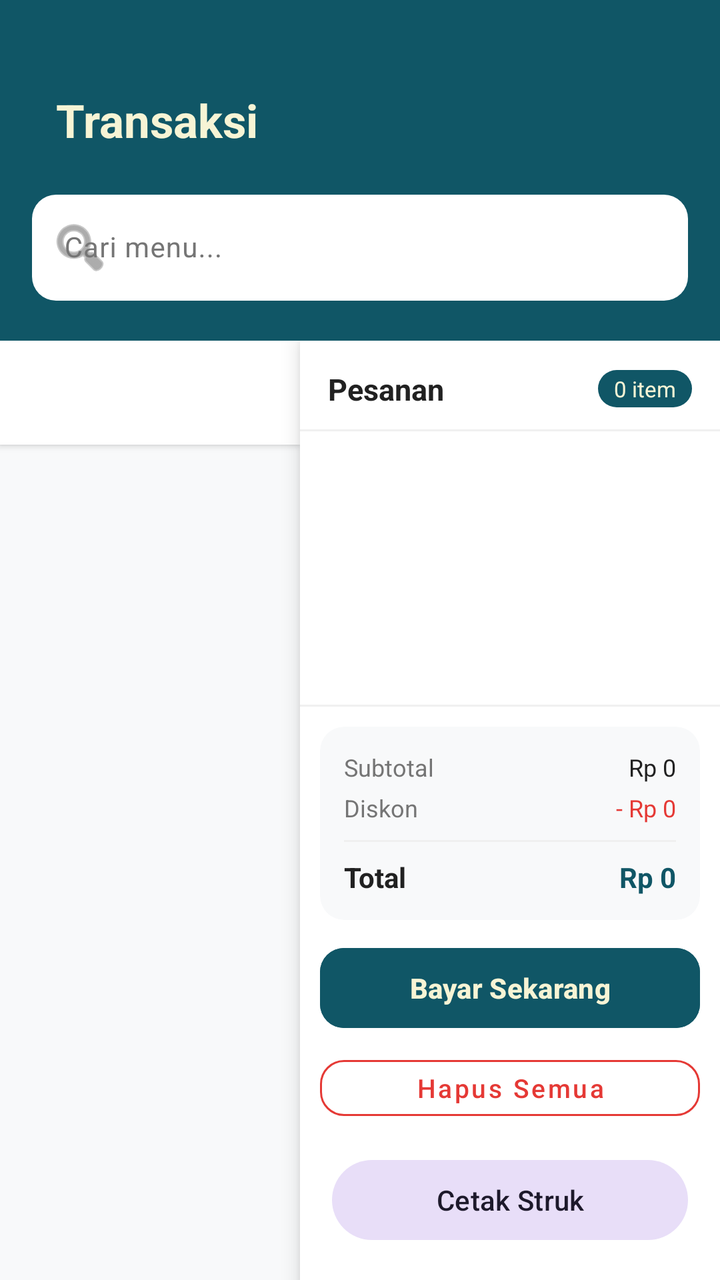
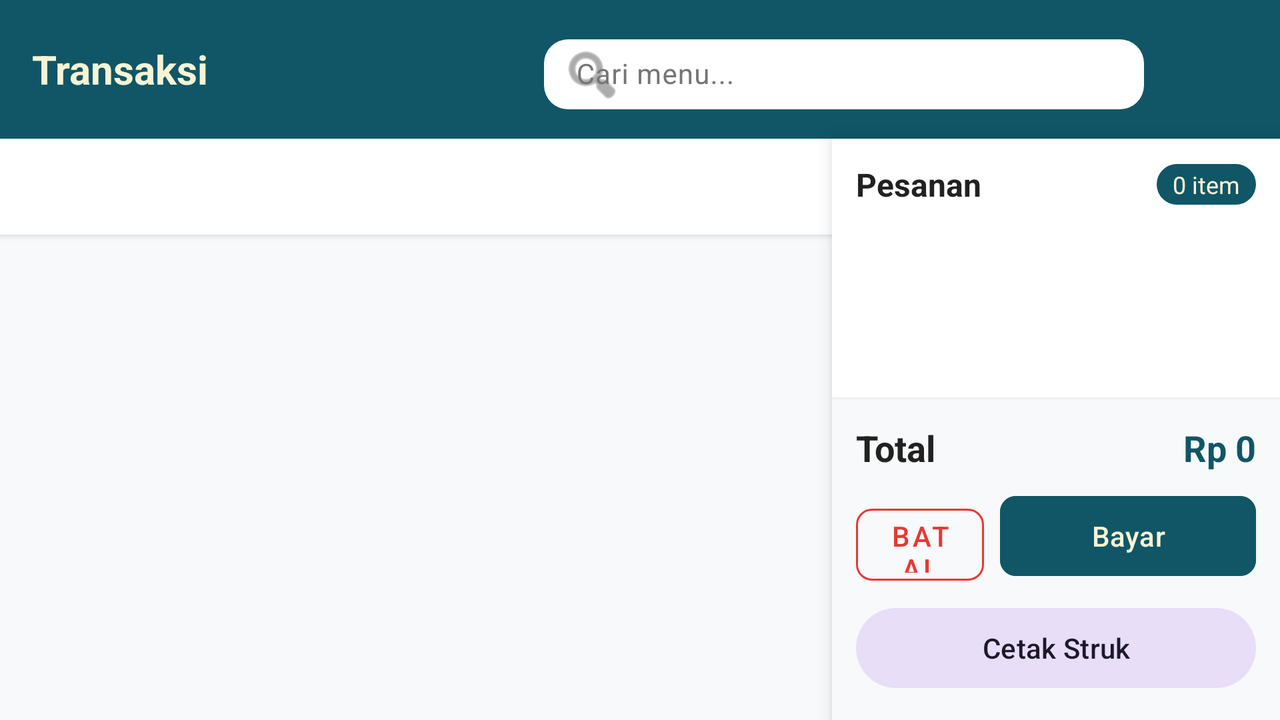

Compare how this app lays out the same screen by default and in its alternative resource folder. The renders come first, then the two layout files and the values they reference.
<!-- AndroidManifest.xml: application theme Theme.Penjualan -->
<!-- res/layout/activity_transaksi.xml -->
<?xml version="1.0" encoding="utf-8"?>
<androidx.constraintlayout.widget.ConstraintLayout
    xmlns:android="http://schemas.android.com/apk/res/android"
    xmlns:app="http://schemas.android.com/apk/res-auto"
    xmlns:tools="http://schemas.android.com/tools"
    android:layout_width="match_parent"
    android:layout_height="match_parent"
    android:background="?attr/colorSurface"
    tools:context=".TransaksiActivity">

    <LinearLayout
        android:id="@+id/layoutHeader"
        android:layout_width="match_parent"
        android:layout_height="wrap_content"
        android:orientation="vertical"
        android:paddingStart="16dp"
        android:paddingEnd="16dp"
        android:paddingTop="40dp"
        android:paddingBottom="20dp"
        android:background="@color/teal_deep"
        app:layout_constraintTop_toTopOf="parent"
        app:layout_constraintStart_toStartOf="parent"
        app:layout_constraintEnd_toEndOf="parent">

        <LinearLayout
            android:layout_width="match_parent"
            android:layout_height="40dp"
            android:gravity="center_vertical"
            android:orientation="horizontal">

            <TextView
                android:layout_width="0dp"
                android:layout_height="wrap_content"
                android:layout_weight="1"
                android:layout_marginStart="12dp"
                android:text="Transaksi"
                android:textColor="@color/cream"
                android:textSize="23sp"
                android:textStyle="bold" />

            <ImageButton
                android:id="@+id/btnRiwayat"
                android:layout_width="40dp"
                android:layout_height="40dp"
                android:background="@drawable/bg_btn_back"
                android:src="@drawable/ic_history"
                android:padding="10dp"
                android:scaleType="centerInside"
                app:tint="@color/teal_deep"
                android:contentDescription="Riwayat" />

        </LinearLayout>

        <com.google.android.material.textfield.TextInputLayout
            style="@style/Widget.Material3.TextInputLayout.OutlinedBox"
            android:layout_width="match_parent"
            android:layout_height="wrap_content"
            android:layout_marginTop="12dp"
            app:boxBackgroundColor="?attr/colorSurface"
            app:boxCornerRadiusTopStart="12dp"
            app:boxCornerRadiusTopEnd="12dp"
            app:boxCornerRadiusBottomStart="12dp"
            app:boxCornerRadiusBottomEnd="12dp"
            app:boxStrokeWidth="0dp"
            app:hintTextColor="?attr/colorOnSurfaceVariant"
            android:hint="Cari menu..."
            app:startIconDrawable="@android:drawable/ic_menu_search"
            app:startIconTint="?attr/colorOnSurfaceVariant">

            <com.google.android.material.textfield.TextInputEditText
                android:id="@+id/etSearch"
                android:layout_width="match_parent"
                android:layout_height="wrap_content"
                android:inputType="text"
                android:imeOptions="actionSearch"
                android:textColor="?attr/colorOnSurface"
                android:textSize="14sp" />

        </com.google.android.material.textfield.TextInputLayout>
    </LinearLayout>

    <LinearLayout
        android:layout_width="match_parent"
        android:layout_height="0dp"
        android:orientation="horizontal"
        app:layout_constraintTop_toBottomOf="@id/layoutHeader"
        app:layout_constraintBottom_toBottomOf="parent"
        app:layout_constraintStart_toStartOf="parent"
        app:layout_constraintEnd_toEndOf="parent">

        <LinearLayout
            android:layout_width="0dp"
            android:layout_height="match_parent"
            android:layout_weight="1"
            android:orientation="vertical">

            <HorizontalScrollView
                android:layout_width="match_parent"
                android:layout_height="52dp"
                android:scrollbars="none"
                android:background="?attr/colorSurface"
                android:elevation="2dp">

                <LinearLayout
                    android:id="@+id/layoutKategoriTab"
                    android:layout_width="wrap_content"
                    android:layout_height="match_parent"
                    android:orientation="horizontal"
                    android:paddingStart="12dp"
                    android:paddingEnd="12dp"
                    android:gravity="center_vertical" />

            </HorizontalScrollView>

            <ProgressBar
                android:id="@+id/pbLoading"
                android:layout_width="wrap_content"
                android:layout_height="wrap_content"
                android:layout_gravity="center"
                android:visibility="gone"
                android:indeterminateTint="@color/teal_deep" />

            <androidx.recyclerview.widget.RecyclerView
                android:id="@+id/rvMenu"
                android:layout_width="match_parent"
                android:layout_height="0dp"
                android:layout_weight="1"
                android:clipToPadding="false"
                android:padding="8dp"
                android:background="?attr/colorSurfaceVariant"
                tools:listitem="@layout/item_menu_transaksi" />

        </LinearLayout>

        <LinearLayout
            android:layout_width="210dp"
            android:layout_height="match_parent"
            android:orientation="vertical"
            android:background="?attr/colorSurface"
            android:elevation="6dp">

            <LinearLayout
                android:layout_width="match_parent"
                android:layout_height="wrap_content"
                android:orientation="horizontal"
                android:gravity="center_vertical"
                android:paddingStart="14dp"
                android:paddingEnd="14dp"
                android:paddingTop="14dp"
                android:paddingBottom="10dp">

                <TextView
                    android:layout_width="0dp"
                    android:layout_height="wrap_content"
                    android:layout_weight="1"
                    android:text="Pesanan"
                    android:textSize="15sp"
                    android:textStyle="bold"
                    android:textColor="?attr/colorOnSurface" />

                <TextView
                    android:id="@+id/tvJumlahItem"
                    android:layout_width="wrap_content"
                    android:layout_height="wrap_content"
                    android:text="0 item"
                    android:textSize="11sp"
                    android:textColor="@color/cream"
                    android:background="@drawable/bg_badge_item"
                    android:paddingStart="8dp"
                    android:paddingEnd="8dp"
                    android:paddingTop="2dp"
                    android:paddingBottom="2dp" />

            </LinearLayout>

            <View
                android:layout_width="match_parent"
                android:layout_height="1dp"
                android:background="@color/divider" />

            
            <androidx.recyclerview.widget.RecyclerView
                android:id="@+id/rvPesanan"
                android:layout_width="match_parent"
                android:layout_height="0dp"
                android:layout_weight="1"
                android:clipToPadding="false"
                android:padding="4dp"
                tools:listitem="@layout/item_pesanan" />

            
            <View
                android:layout_width="match_parent"
                android:layout_height="1dp"
                android:background="@color/divider" />

            
            <androidx.cardview.widget.CardView
                android:layout_width="match_parent"
                android:layout_height="wrap_content"
                android:layout_margin="10dp"
                app:cardCornerRadius="12dp"
                app:cardElevation="0dp"
                app:cardBackgroundColor="?attr/colorSurfaceVariant">

                <LinearLayout
                    android:layout_width="match_parent"
                    android:layout_height="wrap_content"
                    android:orientation="vertical"
                    android:padding="12dp">

                    
                    <LinearLayout
                        android:layout_width="match_parent"
                        android:layout_height="wrap_content"
                        android:orientation="horizontal">
                        <TextView
                            android:layout_width="0dp"
                            android:layout_height="wrap_content"
                            android:layout_weight="1"
                            android:text="Subtotal"
                            android:textSize="12sp"
                            android:textColor="?attr/colorOnSurfaceVariant" />
                        <TextView
                            android:id="@+id/tvSubtotal"
                            android:layout_width="wrap_content"
                            android:layout_height="wrap_content"
                            android:text="Rp 0"
                            android:textSize="12sp"
                            android:textColor="?attr/colorOnSurface" />
                    </LinearLayout>

                    
                    <LinearLayout
                        android:layout_width="match_parent"
                        android:layout_height="wrap_content"
                        android:orientation="horizontal"
                        android:layout_marginTop="4dp">
                        <TextView
                            android:layout_width="0dp"
                            android:layout_height="wrap_content"
                            android:layout_weight="1"
                            android:text="Diskon"
                            android:textSize="12sp"
                            android:textColor="?attr/colorOnSurfaceVariant" />
                        <TextView
                            android:id="@+id/tvDiskon"
                            android:layout_width="wrap_content"
                            android:layout_height="wrap_content"
                            android:text="- Rp 0"
                            android:textSize="12sp"
                            android:textColor="#E53935" />
                    </LinearLayout>

                    
                    <View
                        android:layout_width="match_parent"
                        android:layout_height="1dp"
                        android:background="@color/divider"
                        android:layout_marginTop="8dp"
                        android:layout_marginBottom="8dp" />

                    
                    <LinearLayout
                        android:layout_width="match_parent"
                        android:layout_height="wrap_content"
                        android:orientation="horizontal">
                        <TextView
                            android:layout_width="0dp"
                            android:layout_height="wrap_content"
                            android:layout_weight="1"
                            android:text="Total"
                            android:textSize="14sp"
                            android:textStyle="bold"
                            android:textColor="?attr/colorOnSurface" />
                        <TextView
                            android:id="@+id/tvTotal"
                            android:layout_width="wrap_content"
                            android:layout_height="wrap_content"
                            android:text="Rp 0"
                            android:textSize="14sp"
                            android:textStyle="bold"
                            android:textColor="@color/teal_deep" />
                    </LinearLayout>

                </LinearLayout>
            </androidx.cardview.widget.CardView>

            
            <com.google.android.material.button.MaterialButton
                android:id="@+id/btnBayar"
                android:layout_width="match_parent"
                android:layout_height="48dp"
                android:layout_marginStart="10dp"
                android:layout_marginEnd="10dp"
                android:layout_marginBottom="6dp"
                android:text="Bayar Sekarang"
                android:textAllCaps="false"
                android:textSize="14sp"
                android:textStyle="bold"
                android:textColor="@color/cream"
                android:backgroundTint="@color/teal_deep"
                app:cornerRadius="12dp"
                app:elevation="2dp" />

            
            <com.google.android.material.button.MaterialButton
                android:id="@+id/btnHapusSemua"
                style="@style/Widget.MaterialComponents.Button.OutlinedButton"
                android:layout_width="match_parent"
                android:layout_height="40dp"
                android:layout_marginStart="10dp"
                android:layout_marginEnd="10dp"
                android:layout_marginBottom="12dp"
                android:text="Hapus Semua"
                android:textAllCaps="false"
                android:textSize="13sp"
                android:textColor="#E53935"
                app:strokeColor="#E53935"
                app:cornerRadius="12dp" />

            <Button
                android:id="@+id/btnCetak"
                android:layout_width="match_parent"
                android:layout_height="wrap_content"
                android:layout_marginStart="16dp"
                android:layout_marginEnd="16dp"
                android:layout_marginBottom="16dp"
                android:text="Cetak Struk"
                style="@style/Widget.Material3.Button.TonalButton" />

        </LinearLayout>

    </LinearLayout>

</androidx.constraintlayout.widget.ConstraintLayout>
<!-- resources referenced by this layout -->
<resources>
  <color name="cream">#F7F4D5</color>
  <color name="divider">#F0F0F0</color>
  <color name="teal_deep">#105666</color>
  <!-- drawable bg_badge_item (drawable) -->
  <?xml version="1.0" encoding="utf-8"?>
  <shape xmlns:android="http://schemas.android.com/apk/res/android"
      android:shape="rectangle">
      <solid android:color="@color/teal_deep" />
      <corners android:radius="20dp" />
  </shape>
  <!-- drawable ic_history: png bitmap (drawable, 2067 bytes) -->
  <style name="Theme.Penjualan" parent="Base.Theme.Penjualan" />
  <style name="Base.Theme.Penjualan" parent="Theme.Material3.DayNight.NoActionBar">
          
          <item name="colorPrimary">@color/teal_deep</item>
          <item name="colorOnPrimary">@color/cream</item>
          <item name="colorPrimaryContainer">@color/teal_light</item>
          <item name="colorOnPrimaryContainer">@color/white</item>
  
          <item name="colorSecondary">@color/teal_light</item>
          <item name="colorOnSecondary">@color/white</item>
  
          <item name="android:windowBackground">@color/surface_background</item>
          <item name="android:statusBarColor">@color/teal_deep</item>
  
          
          <item name="colorSurface">@color/surface_background</item>
          <item name="colorOnSurface">@color/on_surface</item>
          <item name="colorSurfaceVariant">@color/surface_variant</item>
          <item name="colorOnSurfaceVariant">@color/on_surface_variant</item>
      </style>
  <color name="teal_light">#1A7D91</color>
  <color name="white">#FFFFFFFF</color>
  <color name="surface_background">#FFFFFF</color>
  <color name="on_surface">#212121</color>
  <color name="surface_variant">#F8F9FA</color>
  <color name="on_surface_variant">#757575</color>
</resources>
<!-- res/layout-land/activity_transaksi.xml (the repository's variant of the layout above) -->
<!-- drawn on the phone turned sideways -->
<?xml version="1.0" encoding="utf-8"?>
<androidx.constraintlayout.widget.ConstraintLayout
    xmlns:android="http://schemas.android.com/apk/res/android"
    xmlns:app="http://schemas.android.com/apk/res-auto"
    xmlns:tools="http://schemas.android.com/tools"
    android:layout_width="match_parent"
    android:layout_height="match_parent"
    android:background="?attr/colorSurface"
    tools:context=".TransaksiActivity">

    
    <LinearLayout
        android:id="@+id/layoutHeader"
        android:layout_width="0dp"
        android:layout_height="wrap_content"
        android:orientation="horizontal"
        android:paddingStart="16dp"
        android:paddingEnd="16dp"
        android:paddingTop="8dp"
        android:paddingBottom="8dp"
        android:background="@color/teal_deep"
        android:gravity="center_vertical"
        app:layout_constraintTop_toTopOf="parent"
        app:layout_constraintStart_toStartOf="parent"
        app:layout_constraintEnd_toEndOf="parent">

        <TextView
            android:layout_width="0dp"
            android:layout_height="wrap_content"
            android:layout_weight="1"
            android:text="Transaksi"
            android:textColor="@color/cream"
            android:textSize="20sp"
            android:textStyle="bold" />

        <com.google.android.material.textfield.TextInputLayout
            style="@style/Widget.Material3.TextInputLayout.OutlinedBox"
            android:layout_width="300dp"
            android:layout_height="wrap_content"
            app:boxBackgroundColor="?attr/colorSurface"
            app:boxCornerRadiusTopStart="12dp"
            app:boxCornerRadiusTopEnd="12dp"
            app:boxCornerRadiusBottomStart="12dp"
            app:boxCornerRadiusBottomEnd="12dp"
            app:boxStrokeWidth="0dp"
            android:hint="Cari menu..."
            app:startIconDrawable="@android:drawable/ic_menu_search">

            <com.google.android.material.textfield.TextInputEditText
                android:id="@+id/etSearch"
                android:layout_width="match_parent"
                android:layout_height="wrap_content"
                android:inputType="text"
                android:paddingTop="8dp"
                android:paddingBottom="8dp"
                android:textSize="14sp" />

        </com.google.android.material.textfield.TextInputLayout>

        <ImageButton
            android:id="@+id/btnRiwayat"
            android:layout_width="40dp"
            android:layout_height="40dp"
            android:layout_marginStart="12dp"
            android:background="@drawable/bg_btn_back"
            android:src="@drawable/ic_history"
            android:padding="10dp"
            app:tint="@color/teal_deep"
            android:contentDescription="Riwayat" />

    </LinearLayout>

    <androidx.constraintlayout.widget.Guideline
        android:id="@+id/guideline"
        android:layout_width="wrap_content"
        android:layout_height="wrap_content"
        android:orientation="vertical"
        app:layout_constraintGuide_percent="0.65" />

    
    <LinearLayout
        android:layout_width="0dp"
        android:layout_height="0dp"
        android:orientation="vertical"
        app:layout_constraintTop_toBottomOf="@id/layoutHeader"
        app:layout_constraintBottom_toBottomOf="parent"
        app:layout_constraintStart_toStartOf="parent"
        app:layout_constraintEnd_toStartOf="@id/guideline">

        <HorizontalScrollView
            android:layout_width="match_parent"
            android:layout_height="48dp"
            android:scrollbars="none"
            android:background="?attr/colorSurface"
            android:elevation="2dp">
            <LinearLayout
                android:id="@+id/layoutKategoriTab"
                android:layout_width="wrap_content"
                android:layout_height="match_parent"
                android:orientation="horizontal"
                android:paddingStart="12dp"
                android:paddingEnd="12dp"
                android:gravity="center_vertical" />
        </HorizontalScrollView>

        <androidx.recyclerview.widget.RecyclerView
            android:id="@+id/rvMenu"
            android:layout_width="match_parent"
            android:layout_height="match_parent"
            android:clipToPadding="false"
            android:padding="8dp"
            android:background="?attr/colorSurfaceVariant" />

    </LinearLayout>

    
    <LinearLayout
        android:layout_width="0dp"
        android:layout_height="0dp"
        android:orientation="vertical"
        android:background="?attr/colorSurface"
        android:elevation="6dp"
        app:layout_constraintTop_toBottomOf="@id/layoutHeader"
        app:layout_constraintBottom_toBottomOf="parent"
        app:layout_constraintStart_toEndOf="@id/guideline"
        app:layout_constraintEnd_toEndOf="parent">

        <LinearLayout
            android:layout_width="match_parent"
            android:layout_height="wrap_content"
            android:orientation="horizontal"
            android:gravity="center_vertical"
            android:padding="12dp">
            <TextView
                android:layout_width="0dp"
                android:layout_height="wrap_content"
                android:layout_weight="1"
                android:text="Pesanan"
                android:textSize="16sp"
                android:textStyle="bold"
                android:textColor="?attr/colorOnSurface" />
            <TextView
                android:id="@+id/tvJumlahItem"
                android:layout_width="wrap_content"
                android:layout_height="wrap_content"
                android:text="0 item"
                android:textSize="12sp"
                android:textColor="@color/cream"
                android:background="@drawable/bg_badge_item"
                android:paddingHorizontal="8dp"
                android:paddingVertical="2dp" />
        </LinearLayout>

        <androidx.recyclerview.widget.RecyclerView
            android:id="@+id/rvPesanan"
            android:layout_width="match_parent"
            android:layout_height="0dp"
            android:layout_weight="1"
            android:paddingHorizontal="8dp" />

        <View
            android:layout_width="match_parent"
            android:layout_height="1dp"
            android:background="@color/divider" />

        
        <TextView android:id="@+id/tvSubtotal" android:layout_width="0dp" android:layout_height="0dp" android:visibility="gone" />
        <TextView android:id="@+id/tvDiskon" android:layout_width="0dp" android:layout_height="0dp" android:visibility="gone" />

        
        <LinearLayout
            android:layout_width="match_parent"
            android:layout_height="wrap_content"
            android:orientation="vertical"
            android:padding="12dp"
            android:background="?attr/colorSurfaceVariant">

            <LinearLayout
                android:layout_width="match_parent"
                android:layout_height="wrap_content"
                android:orientation="horizontal">
                <TextView
                    android:layout_width="0dp"
                    android:layout_height="wrap_content"
                    android:layout_weight="1"
                    android:text="Total"
                    android:textSize="18sp"
                    android:textStyle="bold"
                    android:textColor="?attr/colorOnSurface" />
                <TextView
                    android:id="@+id/tvTotal"
                    android:layout_width="wrap_content"
                    android:layout_height="wrap_content"
                    android:text="Rp 0"
                    android:textSize="18sp"
                    android:textStyle="bold"
                    android:textColor="@color/teal_deep" />
            </LinearLayout>

            <View
                android:layout_width="match_parent"
                android:layout_height="8dp" />

            <LinearLayout
                android:layout_width="match_parent"
                android:layout_height="wrap_content"
                android:orientation="horizontal">

                <com.google.android.material.button.MaterialButton
                    android:id="@+id/btnHapusSemua"
                    style="@style/Widget.MaterialComponents.Button.OutlinedButton"
                    android:layout_width="0dp"
                    android:layout_height="48dp"
                    android:layout_weight="1"
                    android:layout_marginEnd="4dp"
                    android:text="Batal"
                    android:textColor="#E53935"
                    app:strokeColor="#E53935"
                    app:cornerRadius="8dp" />

                <com.google.android.material.button.MaterialButton
                    android:id="@+id/btnBayar"
                    android:layout_width="0dp"
                    android:layout_height="48dp"
                    android:layout_weight="2"
                    android:layout_marginStart="4dp"
                    android:text="Bayar"
                    android:backgroundTint="@color/teal_deep"
                    android:textColor="@color/cream"
                    app:cornerRadius="8dp" />
            </LinearLayout>

            <Button
                android:id="@+id/btnCetak"
                android:layout_width="match_parent"
                android:layout_height="wrap_content"
                android:layout_marginTop="8dp"
                android:text="Cetak Struk"
                style="@style/Widget.Material3.Button.TonalButton" />

        </LinearLayout>

    </LinearLayout>

    <ProgressBar
        android:id="@+id/pbLoading"
        android:layout_width="wrap_content"
        android:layout_height="wrap_content"
        android:visibility="gone"
        app:layout_constraintTop_toTopOf="parent"
        app:layout_constraintBottom_toBottomOf="parent"
        app:layout_constraintStart_toStartOf="parent"
        app:layout_constraintEnd_toEndOf="parent" />

</androidx.constraintlayout.widget.ConstraintLayout>
